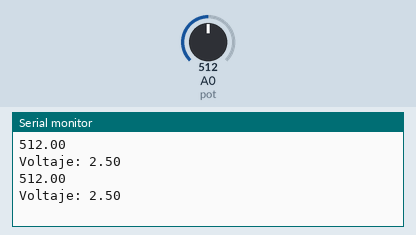
Recording of a sketch running on a simulated Arduino Uno, built with avr-gcc and run on an emulated ATmega328P. Parts: the last lines printed to the serial monitor. The test bench sets the inputs (shaded band); at power-on: A0 (pot) = 512.

Above: at 1.8 s.
1.9 s: A0 (pot) set to 716
At 2.8 s:
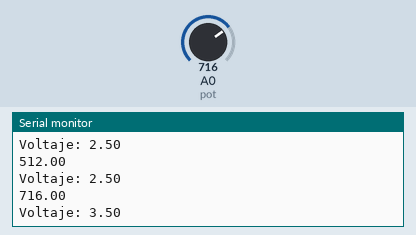
3.4 s: A0 (pot) set to 900
At 4.8 s:
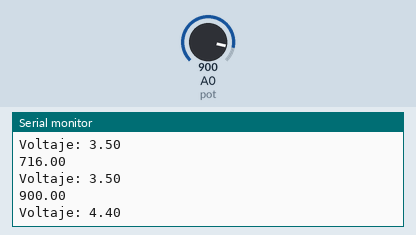
Timing chart, 0 to 6.4 s (numbered marks = the images above; inputs shaded):
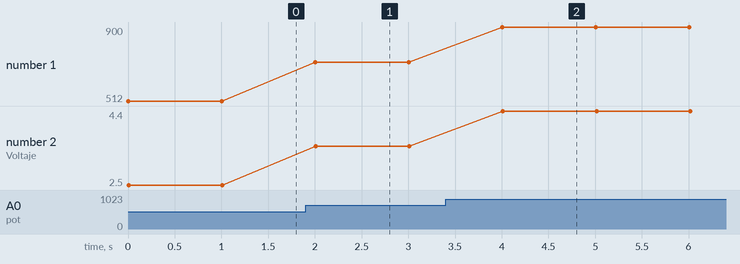

Measured:
- after the input at 1.9 s, the serial monitor: prints a new line after 0.10 s (image 1)
- after the input at 3.4 s, the serial monitor: prints a new line after 0.60 s (image 2)
- plotted number 1: 512 → 716 after the input at 1.9 s, 716 → 900 after the input at 3.4 s
- plotted number 2: 2.5 → 3.5 after the input at 1.9 s, 3.5 → 4.4 after the input at 3.4 s

The sketch:

4_PotenciometroAnalogRead.ino
```cpp
/*
Creado por : Anthony Viteri
GitHub : https://github.com/AnthonyViteri/Arduino
*/
int pot=A0;
float voltage,value;

void setup() {
  Serial.begin(9600);
  pinMode(pot,INPUT);
}

void loop() {
  value=analogRead(pot);//Resolucion de 10 bits: 0-1023
  voltage = (value*5)/1023;
  Serial.println(value);
  Serial.print("Voltaje: ");
  Serial.println(voltage);
  delay(1000);
}
```
